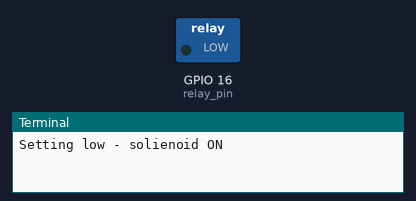
Bench run of a program on a simulated Raspberry Pi (BCM pin numbers). Shown: switched loads named in the program (green lamp = pin HIGH), the last lines printed to the terminal.

Above: at 0.1 s.
At 100.1 s:
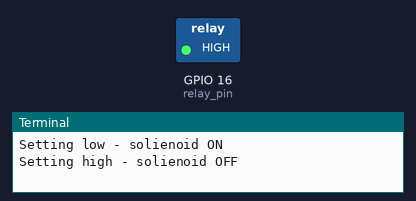
Timing chart, 0 to 101.6 s (numbered marks = the images above):
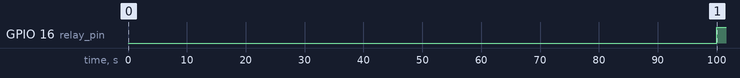

Measured:
- by itself, GPIO 16 (relay_pin): LOW → HIGH at 100 s

The program:

solenoidvalve.py
```python
import RPi.GPIO as GPIO
import time

relay_pin = 16

GPIO.setmode(GPIO.BCM)
GPIO.setup(relay_pin,GPIO.OUT)

try:
        while True:
                #set low
                print ("Setting low - solienoid ON")
                GPIO.output (relay_pin,GPIO.LOW)
                time.sleep(100)
                #set high
                print ("Setting high - solienoid OFF")
                GPIO.output (relay_pin, GPIO.HIGH)
                time.sleep(100)
except KeyboardInterrupt:
	GPIO.cleanup()
        print ("Bye")
```
